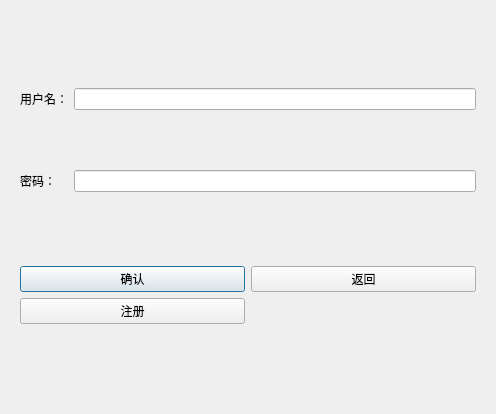
<?xml version="1.0" encoding="UTF-8"?>
<ui version="4.0">
 <class>CSearchInfoDialog</class>
 <widget class="QDialog" name="CSearchInfoDialog">
  <property name="geometry">
   <rect>
    <x>0</x>
    <y>0</y>
    <width>496</width>
    <height>414</height>
   </rect>
  </property>
  <property name="windowTitle">
   <string>用户验证</string>
  </property>
  <layout class="QVBoxLayout" name="verticalLayout_2">
   <item>
    <widget class="QFrame" name="frame">
     <layout class="QVBoxLayout" name="verticalLayout" stretch="5,1">
      <item>
       <layout class="QGridLayout" name="gridLayout_2">
        <property name="verticalSpacing">
         <number>60</number>
        </property>
        <item row="0" column="0">
         <widget class="QLabel" name="label">
          <property name="text">
           <string>用户名：</string>
          </property>
         </widget>
        </item>
        <item row="0" column="1">
         <widget class="QLineEdit" name="lineEdit_UserName"/>
        </item>
        <item row="1" column="0">
         <widget class="QLabel" name="label_2">
          <property name="text">
           <string>密码：</string>
          </property>
         </widget>
        </item>
        <item row="1" column="1">
         <widget class="QLineEdit" name="lineEdit_PassWord">
          <property name="echoMode">
           <enum>QLineEdit::Password</enum>
          </property>
         </widget>
        </item>
       </layout>
      </item>
      <item>
       <layout class="QGridLayout" name="gridLayout">
        <item row="0" column="0">
         <widget class="QPushButton" name="pushButton_Confirm">
          <property name="text">
           <string>确认</string>
          </property>
         </widget>
        </item>
        <item row="0" column="1">
         <widget class="QPushButton" name="pushButton_Cancel">
          <property name="text">
           <string>返回</string>
          </property>
         </widget>
        </item>
        <item row="1" column="0">
         <widget class="QPushButton" name="pushButton_Register">
          <property name="text">
           <string>注册</string>
          </property>
         </widget>
        </item>
       </layout>
      </item>
     </layout>
    </widget>
   </item>
  </layout>
 </widget>
 <resources/>
 <connections/>
</ui>
